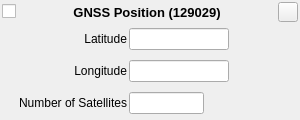
<?xml version="1.0" encoding="UTF-8"?>
<!-- Copyright (C) 2024-2026 RF StateSide LLC; SPDX-License-Identifier: AGPL-3.0-or-later -->
<ui version="4.0">
 <class>GnssPositionData129029</class>
 <widget class="QWidget" name="GnssPositionData129029">
  <property name="geometry">
   <rect>
    <x>0</x>
    <y>0</y>
    <width>300</width>
    <height>120</height>
   </rect>
  </property>
  <property name="minimumSize">
   <size>
    <width>300</width>
    <height>120</height>
   </size>
  </property>
  <property name="maximumSize">
   <size>
    <width>16777215</width>
    <height>16777215</height>
   </size>
  </property>
  <property name="windowTitle">
   <string>Form</string>
  </property>
  <layout class="QVBoxLayout" name="verticalLayout">
   <property name="spacing">
    <number>2</number>
   </property>
   <property name="leftMargin">
    <number>2</number>
   </property>
   <property name="topMargin">
    <number>2</number>
   </property>
   <property name="rightMargin">
    <number>2</number>
   </property>
   <property name="bottomMargin">
    <number>2</number>
   </property>
   <item>
    <layout class="QHBoxLayout" name="horizontalLayout_4">
     <item>
      <widget class="QCheckBox" name="checkBoxEnabled">
       <property name="text">
        <string/>
       </property>
       <property name="checked">
        <bool>false</bool>
       </property>
      </widget>
     </item>
     <item>
      <spacer name="horizontalSpacer_2">
       <property name="orientation">
        <enum>Qt::Orientation::Horizontal</enum>
       </property>
       <property name="sizeHint" stdset="0">
        <size>
         <width>40</width>
         <height>20</height>
        </size>
       </property>
      </spacer>
     </item>
     <item>
      <widget class="QLabel" name="labelTitle">
       <property name="font">
        <font>
         <pointsize>10</pointsize>
         <bold>true</bold>
        </font>
       </property>
       <property name="text">
        <string>GNSS Position (129029)</string>
       </property>
       <property name="alignment">
        <set>Qt::AlignmentFlag::AlignCenter</set>
       </property>
      </widget>
     </item>
     <item>
      <spacer name="horizontalSpacer">
       <property name="orientation">
        <enum>Qt::Orientation::Horizontal</enum>
       </property>
       <property name="sizeHint" stdset="0">
        <size>
         <width>40</width>
         <height>20</height>
        </size>
       </property>
      </spacer>
     </item>
     <item>
      <widget class="QPushButton" name="pushButtonRemove">
       <property name="minimumSize">
        <size>
         <width>20</width>
         <height>20</height>
        </size>
       </property>
       <property name="maximumSize">
        <size>
         <width>20</width>
         <height>20</height>
        </size>
       </property>
       <property name="text">
        <string/>
       </property>
      </widget>
     </item>
    </layout>
   </item>
   <item>
    <layout class="QHBoxLayout" name="horizontalLayout">
     <item>
      <widget class="QLabel" name="labelLatitude">
       <property name="minimumSize">
        <size>
         <width>125</width>
         <height>22</height>
        </size>
       </property>
       <property name="maximumSize">
        <size>
         <width>125</width>
         <height>16777215</height>
        </size>
       </property>
       <property name="text">
        <string>Latitude</string>
       </property>
       <property name="alignment">
        <set>Qt::AlignmentFlag::AlignRight|Qt::AlignmentFlag::AlignTrailing|Qt::AlignmentFlag::AlignVCenter</set>
       </property>
      </widget>
     </item>
     <item>
      <widget class="QLineEdit" name="lineEditLatitude">
       <property name="minimumSize">
        <size>
         <width>100</width>
         <height>22</height>
        </size>
       </property>
       <property name="maximumSize">
        <size>
         <width>100</width>
         <height>16777215</height>
        </size>
       </property>
       <property name="toolTip">
        <string>&lt;html&gt;&lt;head/&gt;&lt;body&gt;&lt;p&gt;&lt;br/&gt;&lt;/p&gt;&lt;/body&gt;&lt;/html&gt;</string>
       </property>
       <property name="inputMethodHints">
        <set>Qt::InputMethodHint::ImhNone</set>
       </property>
       <property name="readOnly">
        <bool>false</bool>
       </property>
      </widget>
     </item>
     <item>
      <widget class="ClickableLabel" name="labelUnitLatitude">
       <property name="minimumSize">
        <size>
         <width>50</width>
         <height>22</height>
        </size>
       </property>
       <property name="toolTip">
        <string>&lt;html&gt;&lt;head/&gt;&lt;body&gt;&lt;p&gt;Click to change units&lt;/p&gt;&lt;/body&gt;&lt;/html&gt;</string>
       </property>
       <property name="text">
        <string/>
       </property>
      </widget>
     </item>
    </layout>
   </item>
   <item>
    <layout class="QHBoxLayout" name="horizontalLayout_2">
     <item>
      <widget class="QLabel" name="labelLongitude">
       <property name="minimumSize">
        <size>
         <width>125</width>
         <height>22</height>
        </size>
       </property>
       <property name="maximumSize">
        <size>
         <width>125</width>
         <height>16777215</height>
        </size>
       </property>
       <property name="text">
        <string>Longitude</string>
       </property>
       <property name="alignment">
        <set>Qt::AlignmentFlag::AlignRight|Qt::AlignmentFlag::AlignTrailing|Qt::AlignmentFlag::AlignVCenter</set>
       </property>
      </widget>
     </item>
     <item>
      <widget class="QLineEdit" name="lineEditLongitude">
       <property name="minimumSize">
        <size>
         <width>100</width>
         <height>22</height>
        </size>
       </property>
       <property name="maximumSize">
        <size>
         <width>100</width>
         <height>16777215</height>
        </size>
       </property>
       <property name="toolTip">
        <string>&lt;html&gt;&lt;head/&gt;&lt;body&gt;&lt;p&gt;Heading in degrees.&lt;/p&gt;&lt;/body&gt;&lt;/html&gt;</string>
       </property>
       <property name="inputMethodHints">
        <set>Qt::InputMethodHint::ImhNone</set>
       </property>
       <property name="readOnly">
        <bool>false</bool>
       </property>
      </widget>
     </item>
     <item>
      <widget class="ClickableLabel" name="labelUnitLongitude">
       <property name="minimumSize">
        <size>
         <width>50</width>
         <height>22</height>
        </size>
       </property>
       <property name="toolTip">
        <string>&lt;html&gt;&lt;head/&gt;&lt;body&gt;&lt;p&gt;Click to change units&lt;/p&gt;&lt;/body&gt;&lt;/html&gt;</string>
       </property>
       <property name="text">
        <string/>
       </property>
      </widget>
     </item>
    </layout>
   </item>
   <item>
    <layout class="QHBoxLayout" name="horizontalLayout_3">
     <item>
      <widget class="QLabel" name="labelnSatellites">
       <property name="minimumSize">
        <size>
         <width>125</width>
         <height>22</height>
        </size>
       </property>
       <property name="maximumSize">
        <size>
         <width>125</width>
         <height>16777215</height>
        </size>
       </property>
       <property name="text">
        <string>Number of Satellites</string>
       </property>
       <property name="alignment">
        <set>Qt::AlignmentFlag::AlignRight|Qt::AlignmentFlag::AlignTrailing|Qt::AlignmentFlag::AlignVCenter</set>
       </property>
      </widget>
     </item>
     <item>
      <widget class="QLineEdit" name="lineEditnSatellites">
       <property name="minimumSize">
        <size>
         <width>75</width>
         <height>22</height>
        </size>
       </property>
       <property name="maximumSize">
        <size>
         <width>74</width>
         <height>16777215</height>
        </size>
       </property>
       <property name="toolTip">
        <string>&lt;html&gt;&lt;head/&gt;&lt;body&gt;&lt;p&gt;Heading in degrees.&lt;/p&gt;&lt;/body&gt;&lt;/html&gt;</string>
       </property>
       <property name="inputMethodHints">
        <set>Qt::InputMethodHint::ImhNone</set>
       </property>
       <property name="readOnly">
        <bool>false</bool>
       </property>
      </widget>
     </item>
     <item>
      <widget class="QLabel" name="labelUnitnSatellites">
       <property name="minimumSize">
        <size>
         <width>50</width>
         <height>22</height>
        </size>
       </property>
       <property name="toolTip">
        <string>&lt;html&gt;&lt;head/&gt;&lt;body&gt;&lt;p&gt;Click to change units&lt;/p&gt;&lt;/body&gt;&lt;/html&gt;</string>
       </property>
       <property name="text">
        <string/>
       </property>
      </widget>
     </item>
    </layout>
   </item>
  </layout>
 </widget>
 <customwidgets>
  <customwidget>
   <class>ClickableLabel</class>
   <extends>QLabel</extends>
   <header location="global">clickablelabel.h</header>
  </customwidget>
 </customwidgets>
 <resources/>
 <connections/>
</ui>
